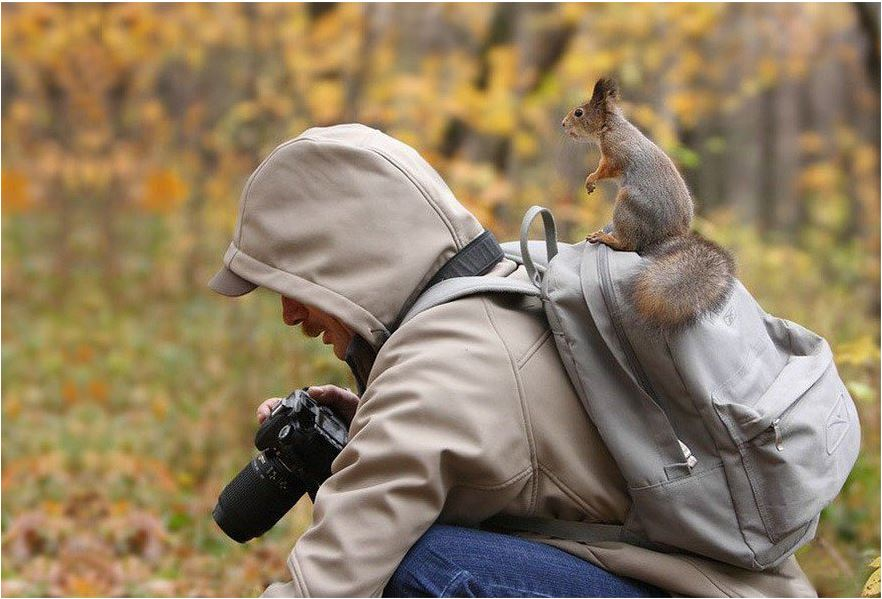
//> input picture ARStudy/ARStudy/picture/pic.jpg, 882 x 599 px
$ ./main   (built with g++ and OpenCV 4)
//> lines starting //> are read from the running program, lines starting //| are printed output that depends on the picture; after the words box and inside, x2 and y2 are one past the last pixel; in counts of white or black regions, pixels touching at a corner belong together
#include <iostream>
#include <fstream>
#include <cmath>

#include "opencv2\highgui\highgui.hpp"
#include "opencv2\opencv.hpp"

#pragma comment(lib, "opencv_world300d.lib")

const double PI = 3.14159265;

using namespace std;
using namespace cv;

bool bLBDown = false; // 마우스 버튼 눌렀는지 체크
bool checkDrag; // 드래그가 이루어졌는지 체크
CvRect box; // 드래그로 그린 박스

// 사각형 그리기
void draw_box(IplImage* img, CvRect rect)
{
	cvRectangle(img, cvPoint(rect.x, rect.y),
		cvPoint(rect.x + rect.width, rect.y + rect.height),
		cvScalar(0xff, 0x00, 0x00));
}

// 마우스 드래그
void on_mouse(int event, int x, int y, int flag, void* params)
{
	IplImage* image = (IplImage*)params;

	if (event == CV_EVENT_LBUTTONDOWN){ // 왼쪽 버튼 눌렀을 시, 박스 초기화
		bLBDown = true;
		box = cvRect(x, y, 0, 0);
	}
	else if (event == CV_EVENT_LBUTTONUP){ // 왼쪽 버튼 눌렀다가 뗐을 때, 박스의 넓이, 높이를 설정한다.
		bLBDown = false;
		checkDrag = true;
		if (box.width < 0)
		{
			box.x += box.width;
			box.width *= -1;
		}
		if (box.height < 0)
		{
			box.y += box.height;
			box.height *= -1;
		}
		draw_box(image, box);
	}
	else if (event == CV_EVENT_MOUSEMOVE && bLBDown){ // 드래그 중에는 박스의 넓이, 높이를 갱신한다.
		box.width = x - box.x;
		box.height = y - box.y;
	}
}

// 이미지 복사
Mat copyMat(Mat source)
{
	// source의 Mat을 result로 복사하는 작업
	// opencv에 이미 구현이 되어있는 작업이다.
	// source.copyTo(result);
	Mat result = Mat::zeros(source.size(), source.type());
	for (int i = 0; i < source.cols; i++){
		for (int j = 0; j < source.rows; j++){
			result.at<Vec3b>(j, i) = source.at<Vec3b>(j, i);
		}
	}

	return result;
}

// 박스내 이미지 복사
Mat copyBoxMat(Mat source)
{
	return source(box);
}

// y축반전
Mat yReflecting(Mat source)
{
	Mat result = copyMat(source);

	for (int i = 0; i < box.width; i++){
		for (int j = 0; j < box.height; j++){
			result.at<Vec3b>((box.y + j), (box.x + i)) = source.at<Vec3b>(box.y + j, (box.width + box.x - 1) - i);
		}
	}

	return result;
}

// x축반전
Mat xReflecting(Mat source)
{
	Mat result = copyMat(source);

	for (int i = 0; i < box.width; i++){
		for (int j = 0; j < box.height; j++){
			result.at<Vec3b>((box.y + j), (box.x + i)) = source.at<Vec3b>((box.height + box.y - 1) - j, (box.x + i));
		}
	}

	return result;
}

// 회전
Mat rotating(Mat source, double degree)
{
	Mat result = copyMat(source);

	int x0 = box.x + (box.width / 2);
	int y0 = box.y + (box.height / 2);
	double cosd = cos(degree*PI / 180);
	double sind = sin(degree*PI / 180);

	// 원본에 덮어씌우는 부분으로 인해 왼쪽 90도, 오른쪽 90도만 가능
	for (int i = 0; i < box.width; i++){
		for (int j = 0; j < box.height; j++){
			int x1 = (box.x + i);
			int y1 = (box.y + j);
			int x = ((cosd * (x1 - x0)) - (sind * (y1 - y0)) + x0);
			int y = ((sind * (x1 - x0)) - (cosd * (y1 - y0)) + y0);
			result.at<Vec3b>(y, x) = source.at<Vec3b>((box.y + j), (box.x + i));
		}
	}

	return result;
}

// 확대
Mat scaling(Mat source, Mat boxMat, double scale)
{
	Mat result = copyMat(source);
	Mat scaleBoxMat;

	// 사각형 안의 Mat의 크기를 scale배 늘린다.
	int boxWidth = (int)(boxMat.size().width * scale);
	int boxHeight = (int)(boxMat.size().height * scale);
	cv::resize(boxMat, scaleBoxMat, Size(boxWidth, boxHeight));

	// 붙여넣을 때 시작 위치 정보를 갱신한다.
	int x = box.x - (box.width / 2);
	int y = box.y - (box.height / 2);

	for (int i = 0; i < boxWidth; i++){
		for (int j = 0; j < boxHeight; j++){
			result.at<Vec3b>((y + j), (x + i)) = scaleBoxMat.at<Vec3b>(j, i);
		}
	}

	return result;
}

int main()
{
	IplImage copy;
	IplImage * resultImage;
	Mat resultMat, xReflectMat, yReflectMat, leftRotateMat, scaleMat, boxMat;

	// 이미지 불러오기
    Mat gMatImage = imread("./picture/pic.jpg", 1);
//> gMatImage is the input picture: 599 rows x 882 cols, CV_8UC3; mean B, G, R 99.1, 126.9, 145.2

	// Mat 이미지를 IplImage 로 복사한다.
	copy = gMatImage;
	resultImage = &copy;


	checkDrag = false;
	namedWindow("image");
	setMouseCallback("image", on_mouse, resultImage);
	cvShowImage("image", resultImage);

	//드래그 대기
	while (!checkDrag){
		waitKey(100);
//> the left mouse button is pressed at (220, 149)
//> the mouse is dragged to (441, 299)
//> the mouse is dragged to (661, 449)
//> the button is released at (661, 449)
//> in draw_box, `cvRectangle(img, cvPoint(rect.x, rect.y), cvPoint(rect.x + rect.width,..`:
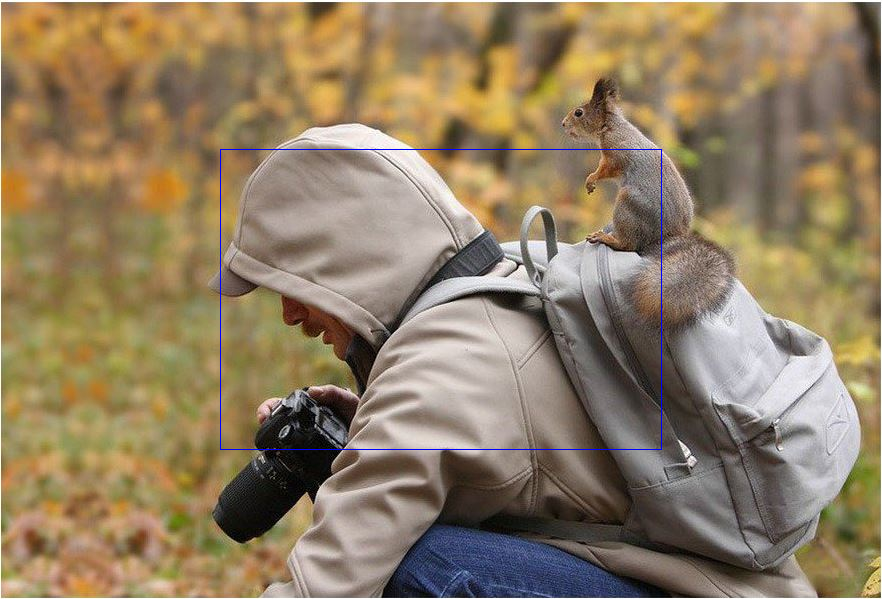
//> img: 599 rows x 882 cols, CV_8UC3; 0.28% of pixels changed, all inside (x1, y1, x2, y2) = (220, 149, 662, 450)
	}
	cvShowImage("image", resultImage);

	//사각형 추가된 사진 저장
	resultMat = cvarrToMat(resultImage);
	boxMat = copyBoxMat(resultMat);
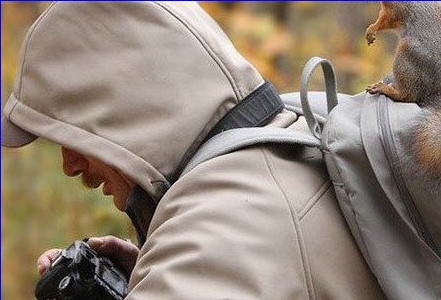
//> boxMat: 300 rows x 441 cols, CV_8UC3; mean B, G, R 118.4, 131.7, 145.3

	cout << box.x << ' ' << box.y << ' ' << box.width << ' ' << box.height << endl;

	yReflectMat = yReflecting(resultMat); // y축 반전
//> after the loop in yReflecting, `for (int i = 0; i < box.width; i++)`:
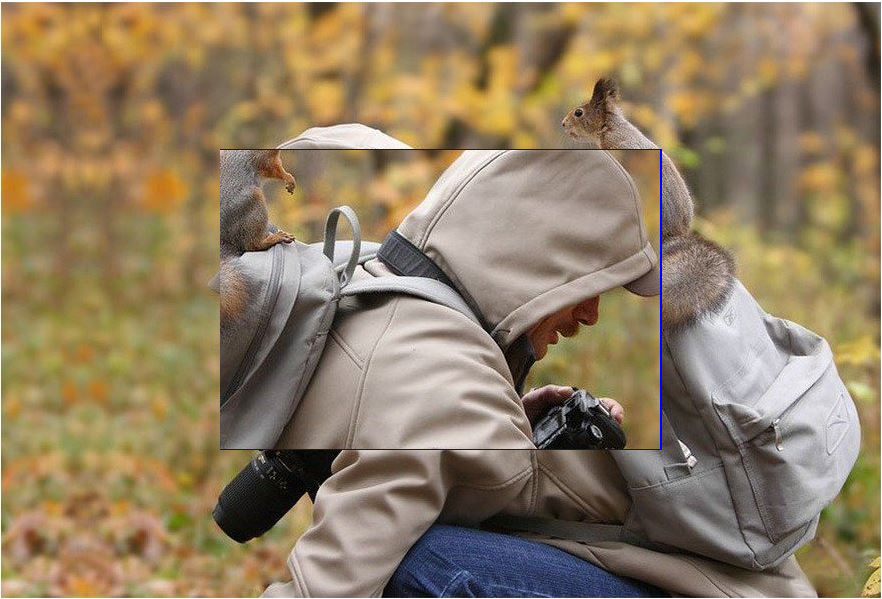
//> result: 599 rows x 882 cols, CV_8UC3; mean B, G, R 99.5, 126.5, 144.8
	xReflectMat = xReflecting(resultMat); // x축 반전
//> after the loop in xReflecting, `for (int i = 0; i < box.width; i++)`:
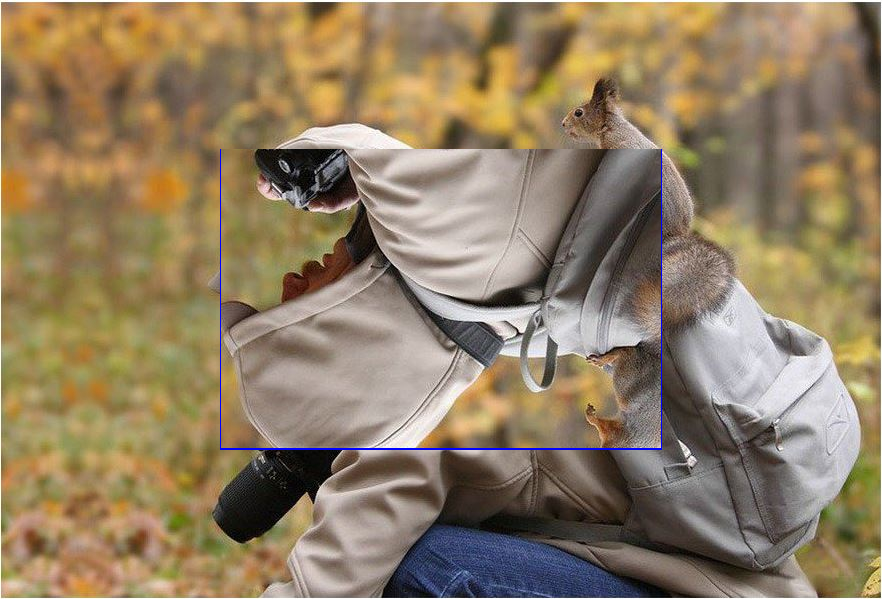
//> result: 599 rows x 882 cols, CV_8UC3; mean B, G, R 99.5, 126.5, 144.8
	scaleMat = scaling(resultMat, boxMat, 1.5); // 크기 변경
//> after the loop in scaling, `for (int i = 0; i < boxWidth; i++)`:
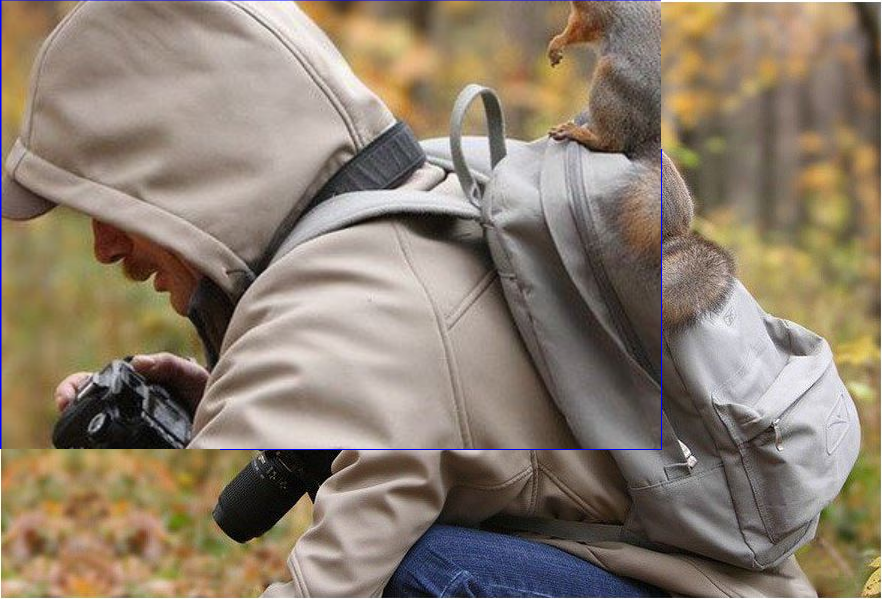
//> result: 599 rows x 882 cols, CV_8UC3; mean B, G, R 109.8, 126.2, 140
	leftRotateMat = rotating(resultMat, -90.0); // 90도 회전
//> after the loop in rotating, `for (int i = 0; i < box.width; i++)`:
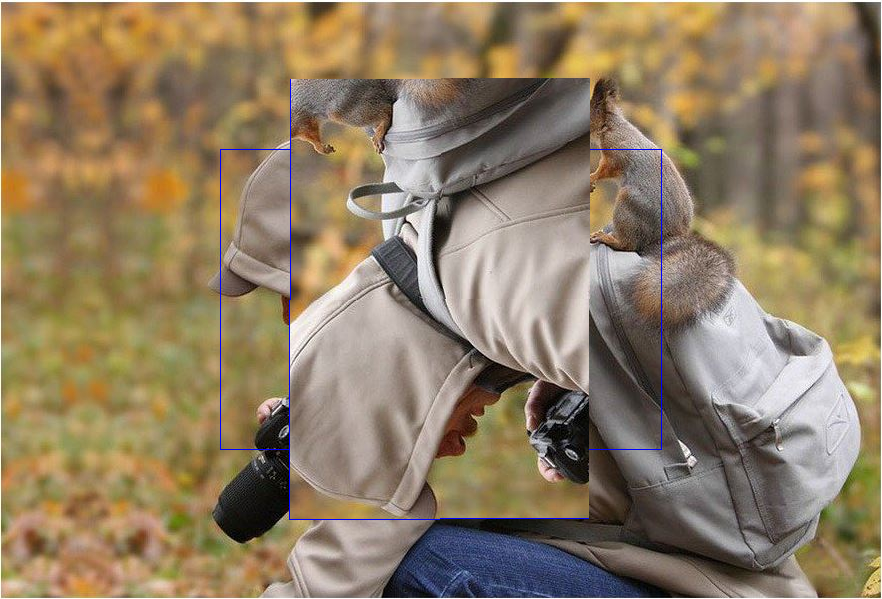
//> result: 599 rows x 882 cols, CV_8UC3; mean B, G, R 99.9, 125.9, 143.6

	waitKey(2000);
	imshow("y반전 이미지", yReflectMat);
	imshow("x반전 이미지", xReflectMat);
	imshow("왼쪽 90도 회전 이미지", leftRotateMat);
	imshow("1.5배 확대 이미지", scaleMat);

	waitKey(0);

	return 0;
}
